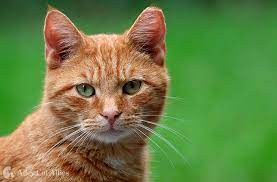
#> input picture contrast_stretching/cat.jpeg, 277 x 182 px
$ python contrast_stretching.py
#> lines starting #> are read from the running program, lines starting #| are printed output that depends on the picture
import cv2
import numpy as np
import matplotlib.pyplot as plt


def contrast_stretching(image):
    # Görüntünün minimum ve maksimum piksel değerlerini bulma
    min_val = np.min(image)
    max_val = np.max(image)

    # Kontrast genişletme formülü
    stretched_image = 255 * ((image - min_val) / (max_val - min_val))

    # Noktadan noktaya kayan virgül işlemleri için piksel değerlerini tamsayıya dönüştürme
    stretched_image = stretched_image.astype(np.uint8)

    return stretched_image


# Görüntüyü okuma
image_path = "cat.jpeg"
original_image = cv2.imread(image_path, cv2.IMREAD_GRAYSCALE)
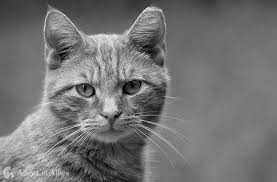
#> original_image: shape (182, 277); min 0, max 248, mean 115.5

# Kontrast genişletme uygulama
contrast_stretched_image = contrast_stretching(original_image)
#> in contrast_stretching, `min_val = np.min(image)`: min_val = 0
#> in contrast_stretching, `max_val = np.max(image)`: max_val = 248

# Görüntüleri matplotlib kullanarak gösterme
plt.figure(figsize=(10, 5))

plt.subplot(1, 2, 1)
plt.imshow(original_image, cmap='gray')
plt.title('Original Image')

plt.subplot(1, 2, 2)
plt.imshow(contrast_stretched_image, cmap='gray')
plt.title('Contrast Stretched Image')

plt.show()
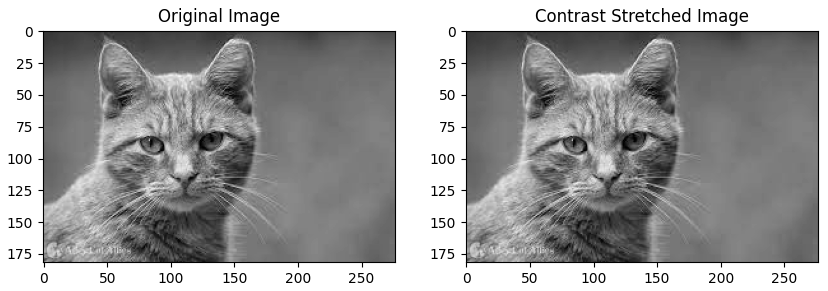
#> figure drawn by matplotlib, 2 panels
